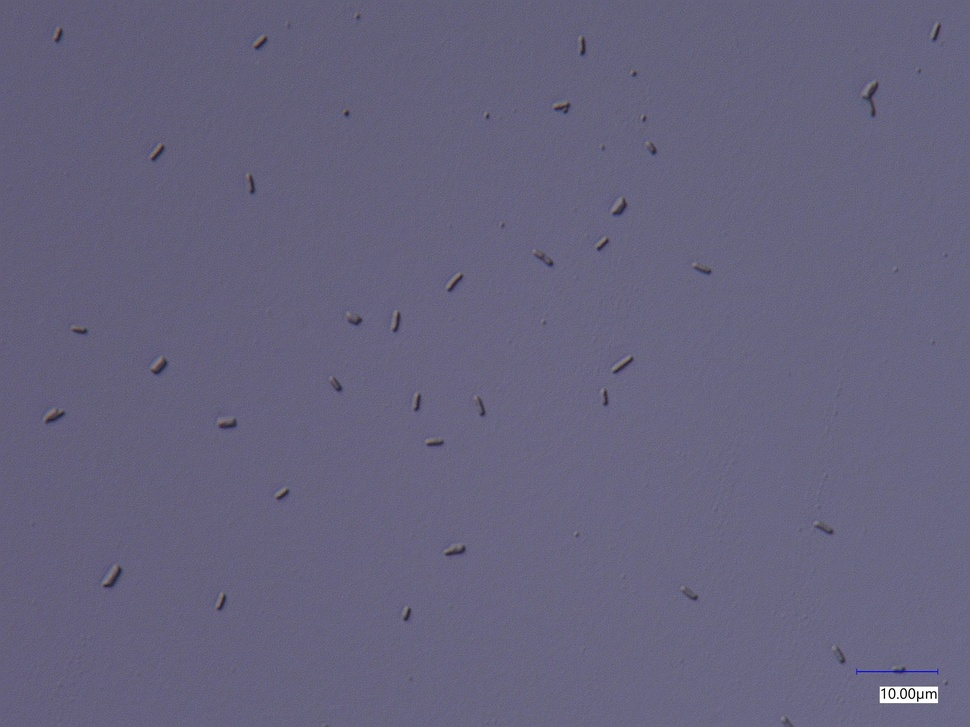
#> input picture 2500X Batch 1&2/Day 3 asyn on glass slide 2500x partial coaxial upper left.jpg, 970 x 727 px, shrunk from 2880 x 2160 before the run, found by its file name
$ python texture.py
#> lines starting #> are read from the running program, lines starting #| are printed output that depends on the picture
import cv2 as cv
import numpy as np
import matplotlib.pyplot as plt
from skimage. filters.rank import entropy
from skimage.morphology import disk
from skimage import io, morphology
from skimage.restoration import denoise_nl_means, estimate_sigma
from skimage.filters import try_all_threshold

# Grayscale
img = io.imread("photos\Day 3 asyn on glass slide 2500x partial coaxial upper left.jpg" , as_gray=True)
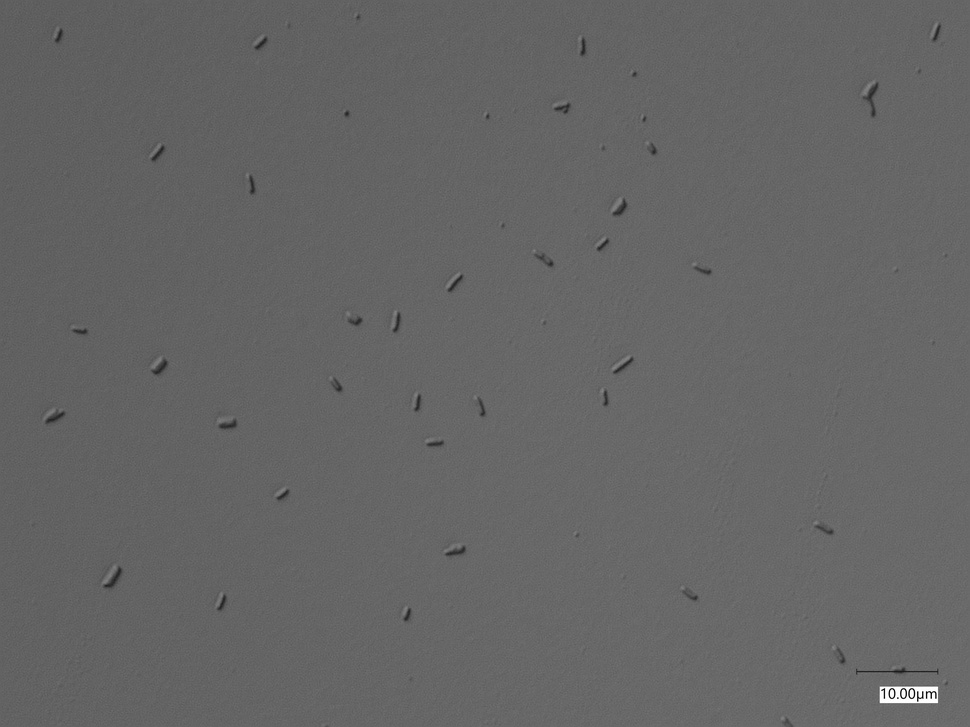
#> img: shape (727, 970) float64; min 0, max 1, mean 0.398
range_img = (img * 255).astype(np.uint8)
plt.imshow(range_img, cmap='gray')
plt.show()

# CLAHE
clahe = cv.createCLAHE(clipLimit=2.0, tileGridSize=(12, 12))
img_clahe = clahe.apply(range_img)
plt.imshow(img_clahe, cmap='gray')
plt.show()
img_clahe = img_clahe.astype(np.float32)

# NLM denoising
img_clahe = np.clip(img_clahe, 0, 255).astype(np.uint8)
nlm = cv.fastNlMeansDenoising(img_clahe, h=10, templateWindowSize=7, searchWindowSize=21)
plt.imshow(nlm, cmap='gray')
plt.title("NLM Denoised")
plt.show()
fig, ax = plt.subplots(1, 3, figsize=(10, 5))
ax[0].imshow(img, cmap='gray')
ax[0].set_title("Original")
ax[0].axis('off')
ax[1].imshow(img_clahe, cmap='gray')
ax[1].set_title("CLAHE")
ax[1].axis('off')
ax[2].imshow(nlm, cmap='gray')
ax[2].set_title("NLM Denoised")
ax[2].axis('off')
plt.tight_layout()
plt.show()
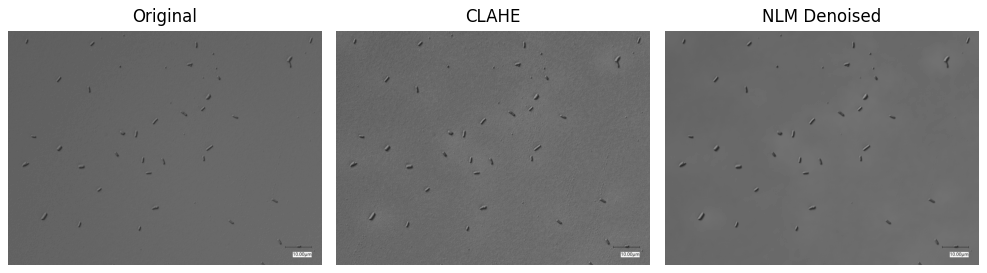
#> figure drawn by matplotlib, 3 panels

entropy_img = entropy(range_img, disk(3))
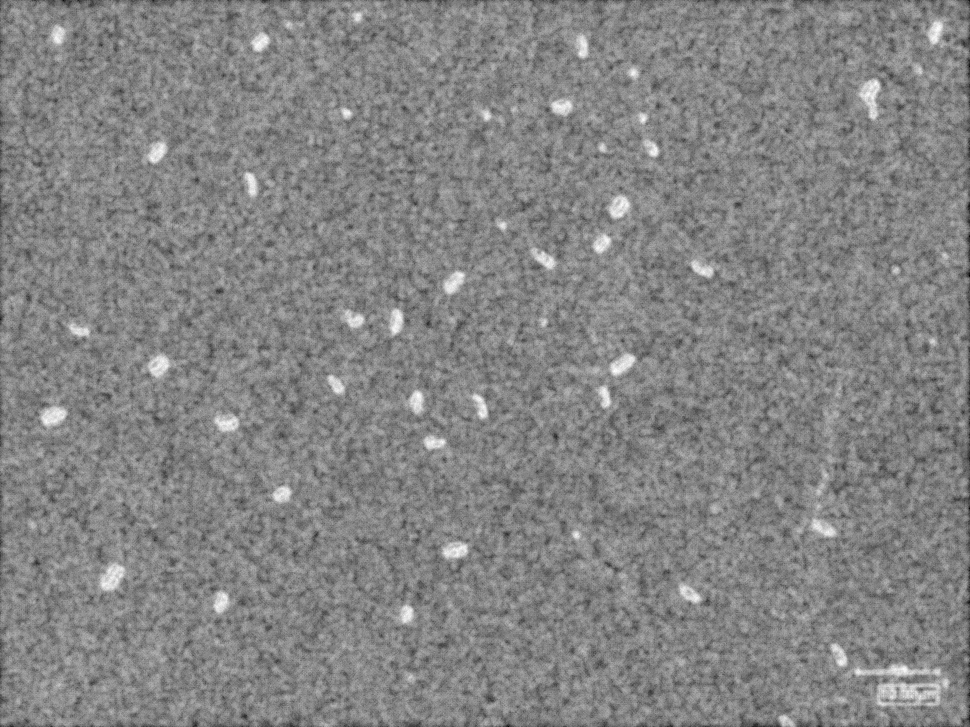
#> entropy_img: shape (727, 970) float64; min 1.28, max 4.86, mean 3.14; drawn with min black and max white
plt.imshow(entropy_img, cmap='gray')
plt.title('Entropy Image')
plt.show()

blurred = cv.GaussianBlur(entropy_img, (5, 5), 0)
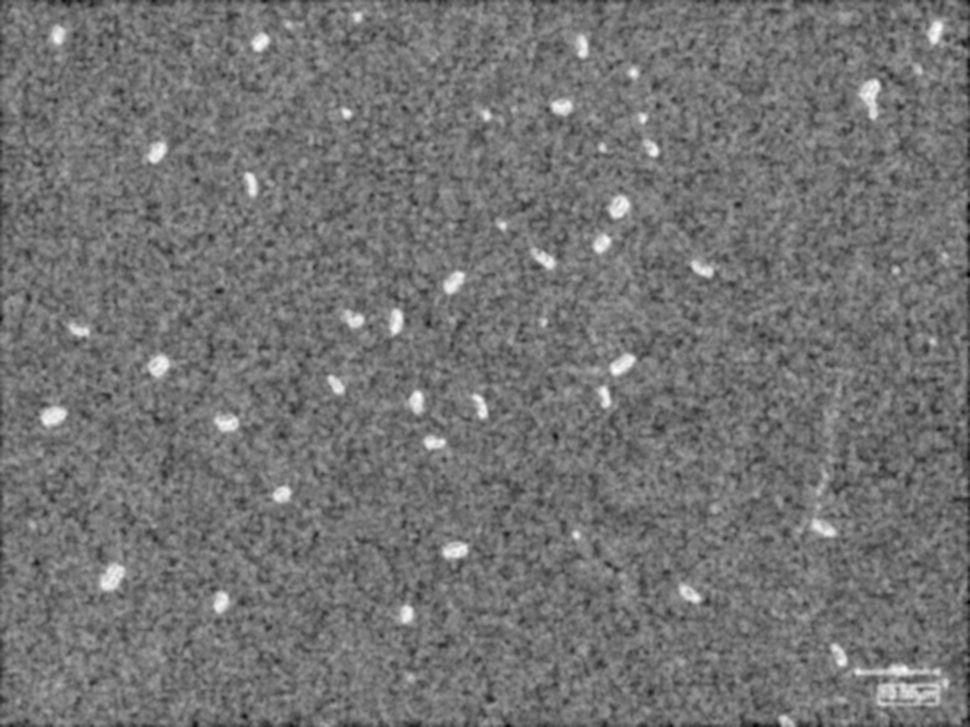
#> blurred: shape (727, 970) float64; min 1.81, max 4.74, mean 3.14; drawn with min black and max white
plt.imshow(blurred, cmap='gray')
plt.title('Blurred Entropy Image')
plt.show()

try_all_threshold(blurred, figsize=(10, 8), verbose=False)
plt.show()
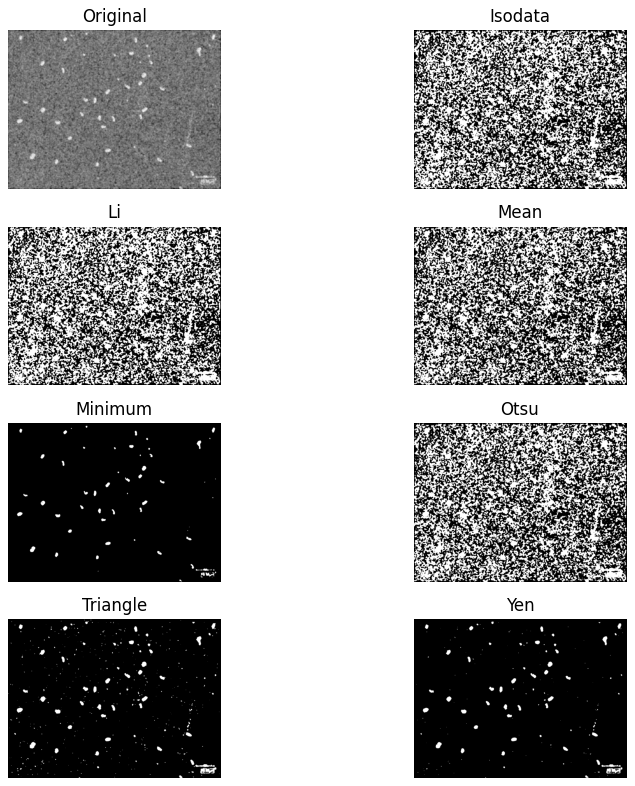
#> figure drawn by matplotlib, 8 panels

$ run again, with 2500X Batch 1&2/Day 6 asyn on glass slide 2500x partial coaxial upper left.jpg copied over 2500X Batch 1&2/Day 3 asyn on glass slide 2500x partial coaxial upper left.jpg
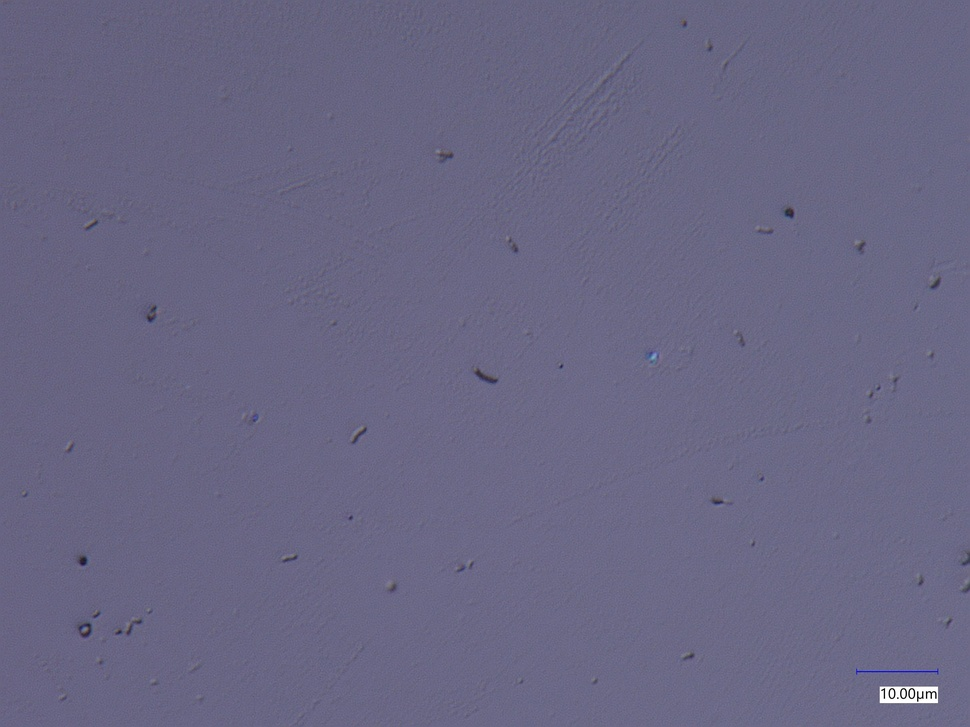
#> input picture 2500X Batch 1&2/Day 6 asyn on glass slide 2500x partial coaxial upper left.jpg, 970 x 727 px, shrunk from 2880 x 2160 before the run, found by its file name
#> `img = io.imread("photos\Day 3 asyn on glass slide 2500x partial coaxia..`:
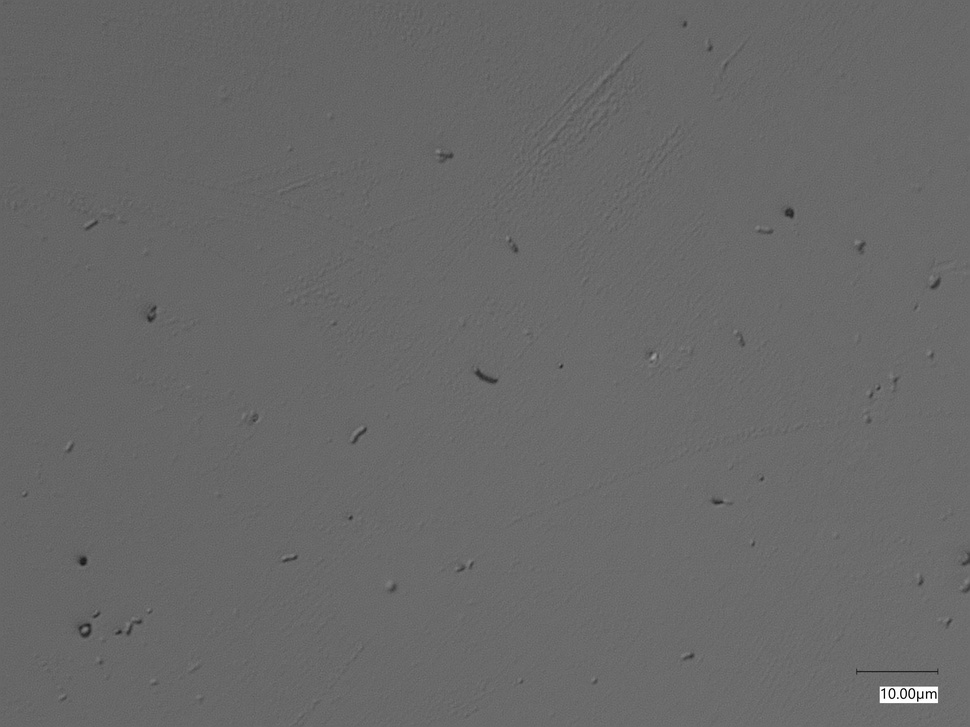
#> img: shape (727, 970) float64; min 0.000565, max 1, mean 0.411
#> `entropy_img = entropy(range_img, disk(3))`:
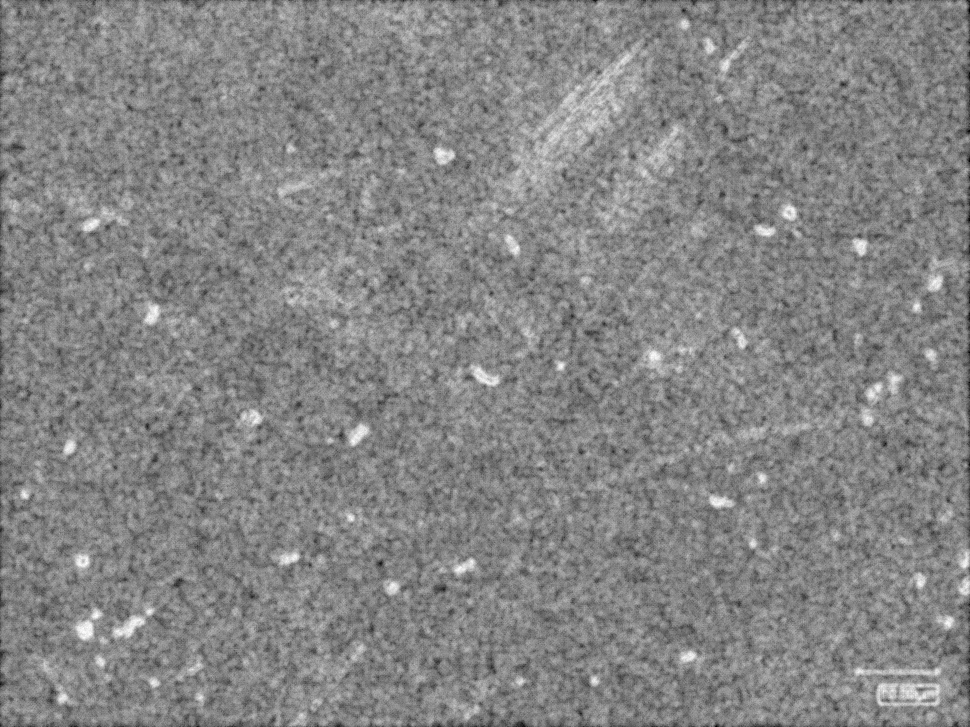
#> entropy_img: shape (727, 970) float64; min 1.39, max 4.79, mean 3.17; drawn with min black and max white
